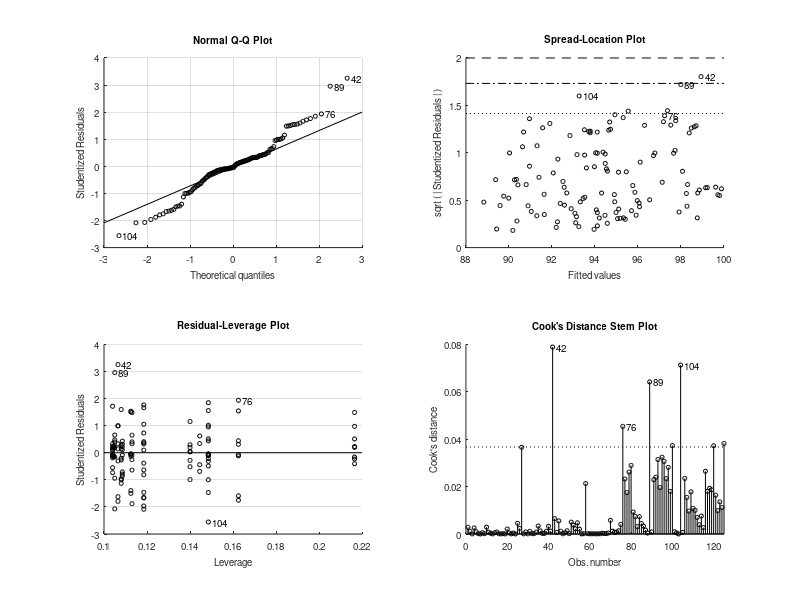

The MATLAB source for this figure: (Note: this script raises an error after producing the figure.)
% 数据导入
PH = [3, 5, 6, 7, 9];
temperature = [15, 25, 30, 35, 45];
adsorbent_used = [0.2, 0.4, 0.6, 0.8, 1];

% 响应变量矩阵
Removal_rate = [
    92.49,  91.57,  89.44,  92.41,  88.88; % temperature=15 adsorbent_used=0.2 PH=3
    93.12,  92.19,  90.05,  93.04,  89.49; % temperature=25 adsorbent_used=0.2 PH=5
    93.47,  92.54,  90.39,  93.39,  89.82; % temperature=30 adsorbent_used=0.2 PH=6
    94.18,  93.24,  91.07,  94.10,  90.51; % temperature=35 adsorbent_used=0.2 PH=7
    94.03,  93.09,  90.93,  93.95,  90.36; % temperature=45 adsorbent_used=0.2 PH=9

    98.40,  96.93,  95.15,  98.32,  94.56; % temperature=15 adsorbent_used=0.4 PH=3
    98.93,  97.94,  95.67,  98.85,  94.96; % temperature=25 adsorbent_used=0.4 PH=5
    99.31,  98.32,  96.03,  99.23,  95.32; % temperature=30 adsorbent_used=0.4 PH=6
    99.80,  99.63,  96.52,  99.73,  95.93; % temperature=35 adsorbent_used=0.4 PH=7
    99.78,  98.78,  96.49,  99.70,  95.89; % temperature=45 adsorbent_used=0.4 PH=9

    94.39,  93.45,  91.28,  94.31,  90.71; % temperature=15 adsorbent_used=0.6 PH=3
    95.03,  94.08,  92.27,  94.95,  91.32; % temperature=25 adsorbent_used=0.6 PH=5
    95.39,  94.44,  92.24,  95.31,  91.67; % temperature=30 adsorbent_used=0.6 PH=6
    96.10,  95.14,  92.93,  96.02,  92.09; % temperature=35 adsorbent_used=0.6 PH=7
    95.93,  94.97,  92.76,  95.85,  92.19; % temperature=45 adsorbent_used=0.6 PH=9

    97.64,  96.66,  94.42,  97.56,  93.83; % temperature=15 adsorbent_used=0.8 PH=3
    97.95,  97.00,  94.72,  97.87,  94.13; % temperature=25 adsorbent_used=0.8 PH=5
    98.21,  97.23,  94.97,  98.63,  94.38; % temperature=30 adsorbent_used=0.8 PH=6
    98.35,  97.37,  95.10,  98.27,  94.51; % temperature=35 adsorbent_used=0.8 PH=7
    98.15,  97.17,  94.91,  98.07,  94.32; % temperature=45 adsorbent_used=0.8 PH=9

    93.27,  92.34,  90.19,  92.73,  89.63; % temperature=15 adsorbent_used=1 PH=3
    93.47,  92.54,  90.39,  93.39,  89.82; % temperature=25 adsorbent_used=1 PH=5
    93.90,  92.96,  90.80,  93.82,  90.24; % temperature=30 adsorbent_used=1 PH=6
    95.05,  94.10,  91.91,  94.97,  91.34; % temperature=35 adsorbent_used=1 PH=7
    94.67, 	93.72, 	91.55, 	94.59, 	90.98; % temperature=45 adsorbent_used=1 PH=9
];

% 执行多次多项式回归
% 创建包含多次项的模型矩阵
X = [];
for k = 1:length(adsorbent_used)
    X_temp = [];
    for i = 1:length(temperature)
        for j = 1:length(PH)
            X_temp = [X_temp; temperature(i), PH(j)];
        end
    end
    X_temp = [X_temp, repmat(adsorbent_used(k), size(X_temp, 1), 1)];
    X = [X; X_temp];
end

% 调整响应变量为列向量
Y = reshape(Removal_rate', [], 1);

% 执行多次多项式回归
% 创建包含多次项的模型矩阵
X_poly = [X, X(:,1).^2, X(:,2).^2, X(:,3).^2, X(:,1).*X(:,2), X(:,1).*X(:,3), X(:,2).*X(:,3), X(:,1).^3, X(:,2).^3, X(:,3).^3, X(:,1).^4, X(:,2).^4, X(:,3).^4];
mdl = fitlm(X_poly, Y);

% 提取回归系数和截距
coefficients = mdl.Coefficients.Estimate;
intercept = coefficients(1);
slope_temp = coefficients(2);
slope_PH = coefficients(3);
slope_adsorbent = coefficients(4);
slope_temp2 = coefficients(5);
slope_PH2 = coefficients(6);
slope_adsorbent2 = coefficients(7);
slope_temp_PH = coefficients(8);
slope_temp3 = coefficients(9);
slope_PH3 = coefficients(10);
slope_adsorbent3 = coefficients(11);
slope_temp4 = coefficients(12);
slope_PH4 = coefficients(13);
slope_adsorbent4 = coefficients(14);

% 计算回归方程
regression_equation = sprintf('Removal Rate = %.2f + %.2f * Temperature + %.2f * PH + %.2f * Adsorbent + %.2f * Temperature^2 + %.2f * PH^2 + %.2f * Adsorbent^2 + %.2f * Temperature * PH + %.2f * Temperature * Adsorbent + %.2f * PH * Adsorbent + %.2f * Temperature^3 + %.2f * PH^3 + %.2f * Adsorbent^3 + %.2f * Temperature^4 + %.2f * PH^4 + %.2f * Adsorbent^4', ...
    intercept, slope_temp, slope_PH, slope_adsorbent, slope_temp2, slope_PH2, slope_adsorbent2, slope_temp_PH, slope_temp3, slope_PH3, slope_adsorbent3, slope_temp4, slope_PH4, slope_adsorbent4);

% 绘制多个图表
figure;

for k = 1:length(adsorbent_used)
    subplot(2, 3, k); % 使用 subplot 分隔图表区域
    scatter3(X(X(:,4)==adsorbent_used(k), 1), X(X(:,4)==adsorbent_used(k), 2), Y(X(:,4)==adsorbent_used(k)), 'filled');
    hold on;

    % 创建用于绘制回归面的网格
    [xGrid, yGrid] = meshgrid(min(X(:,1)):1:max(X(:,1)), min(X(:,2)):1:max(X(:,2)));
    zGrid = repmat(adsorbent_used(k), size(xGrid)); % 固定当前 adsorbent_used

    % 计算回归面上的预测值
    zFit = intercept + slope_temp * xGrid + slope_PH * yGrid + slope_adsorbent * zGrid + ...
        slope_temp2 * xGrid.^2 + slope_PH2 * yGrid.^2 + slope_adsorbent2 * zGrid.^2 + ...
        slope_temp_PH * xGrid .* yGrid + slope_temp3 * xGrid.^3 + slope_PH3 * yGrid.^3 + ...
        slope_adsorbent3 * zGrid.^3 + slope_temp4 * xGrid.^4 + slope_PH4 * yGrid.^4 + ...
        slope_adsorbent4 * zGrid.^4;

    % 绘制回归面
    mesh(xGrid, yGrid, zFit, 'FaceAlpha', 0.5);
    xlabel('Temperature');
    ylabel('PH');
    zlabel('Removal Rate');
    title(sprintf('Adsorbent Used = %.1f', adsorbent_used(k)));

    % 设置图形属性
    grid on;
    hold off;
end

% 显示回归方程
disp('回归方程:');
disp(regression_equation);

